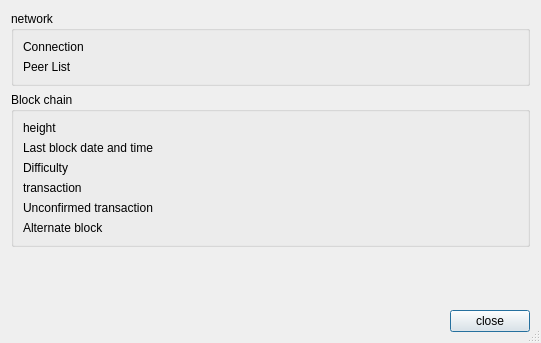
<?xml version="1.0" encoding="UTF-8"?>
<ui version="4.0">
 <class>InfoDialog</class>
 <widget class="QDialog" name="InfoDialog">
  <property name="windowModality">
   <enum>Qt::NonModal</enum>
  </property>
  <property name="geometry">
   <rect>
    <x>0</x>
    <y>0</y>
    <width>541</width>
    <height>343</height>
   </rect>
  </property>
  <property name="windowTitle">
   <string>情報</string>
  </property>
  <property name="sizeGripEnabled">
   <bool>true</bool>
  </property>
  <property name="modal">
   <bool>false</bool>
  </property>
  <layout class="QVBoxLayout" name="verticalLayout">
   <item>
    <widget class="QGroupBox" name="groupBox">
     <property name="title">
      <string>network</string>
     </property>
     <layout class="QGridLayout" name="gridLayout">
      <item row="0" column="0">
       <widget class="QLabel" name="label">
        <property name="minimumSize">
         <size>
          <width>150</width>
          <height>0</height>
         </size>
        </property>
        <property name="text">
         <string>Connection</string>
        </property>
       </widget>
      </item>
      <item row="0" column="1">
       <widget class="QLabel" name="m_connections">
        <property name="text">
         <string/>
        </property>
       </widget>
      </item>
      <item row="1" column="0">
       <widget class="QLabel" name="label_7">
        <property name="minimumSize">
         <size>
          <width>150</width>
          <height>0</height>
         </size>
        </property>
        <property name="text">
         <string>Peer List</string>
        </property>
       </widget>
      </item>
      <item row="1" column="1">
       <widget class="QLabel" name="m_peerList">
        <property name="text">
         <string/>
        </property>
       </widget>
      </item>
     </layout>
    </widget>
   </item>
   <item>
    <widget class="QGroupBox" name="groupBox_2">
     <property name="title">
      <string>Block chain</string>
     </property>
     <layout class="QGridLayout" name="gridLayout_2">
      <item row="0" column="0">
       <widget class="QLabel" name="label_2">
        <property name="minimumSize">
         <size>
          <width>150</width>
          <height>0</height>
         </size>
        </property>
        <property name="text">
         <string>height</string>
        </property>
       </widget>
      </item>
      <item row="0" column="1">
       <widget class="QLabel" name="m_height">
        <property name="text">
         <string/>
        </property>
       </widget>
      </item>
      <item row="1" column="0">
       <widget class="QLabel" name="label_8">
        <property name="minimumSize">
         <size>
          <width>150</width>
          <height>0</height>
         </size>
        </property>
        <property name="text">
         <string>Last block date and time</string>
        </property>
       </widget>
      </item>
      <item row="1" column="1">
       <widget class="QLabel" name="m_blockTime">
        <property name="text">
         <string/>
        </property>
       </widget>
      </item>
      <item row="2" column="0">
       <widget class="QLabel" name="label_3">
        <property name="minimumSize">
         <size>
          <width>150</width>
          <height>0</height>
         </size>
        </property>
        <property name="text">
         <string>Difficulty</string>
        </property>
       </widget>
      </item>
      <item row="2" column="1">
       <widget class="QLabel" name="m_difficulty">
        <property name="text">
         <string/>
        </property>
       </widget>
      </item>
      <item row="3" column="0">
       <widget class="QLabel" name="label_4">
        <property name="minimumSize">
         <size>
          <width>150</width>
          <height>0</height>
         </size>
        </property>
        <property name="text">
         <string>transaction</string>
        </property>
       </widget>
      </item>
      <item row="3" column="1">
       <widget class="QLabel" name="m_txCount">
        <property name="text">
         <string/>
        </property>
       </widget>
      </item>
      <item row="4" column="0">
       <widget class="QLabel" name="label_5">
        <property name="minimumSize">
         <size>
          <width>150</width>
          <height>0</height>
         </size>
        </property>
        <property name="text">
         <string>Unconfirmed transaction</string>
        </property>
       </widget>
      </item>
      <item row="4" column="1">
       <widget class="QLabel" name="m_txPoolSize">
        <property name="text">
         <string/>
        </property>
       </widget>
      </item>
      <item row="5" column="0">
       <widget class="QLabel" name="label_6">
        <property name="minimumSize">
         <size>
          <width>150</width>
          <height>0</height>
         </size>
        </property>
        <property name="text">
         <string>Alternate block</string>
        </property>
       </widget>
      </item>
      <item row="5" column="1">
       <widget class="QLabel" name="m_altBlocksCount">
        <property name="text">
         <string/>
        </property>
       </widget>
      </item>
     </layout>
    </widget>
   </item>
   <item>
    <spacer name="verticalSpacer">
     <property name="orientation">
      <enum>Qt::Vertical</enum>
     </property>
     <property name="sizeHint" stdset="0">
      <size>
       <width>20</width>
       <height>82</height>
      </size>
     </property>
    </spacer>
   </item>
   <item>
    <layout class="QHBoxLayout" name="horizontalLayout_2">
     <item>
      <spacer name="horizontalSpacer">
       <property name="orientation">
        <enum>Qt::Horizontal</enum>
       </property>
       <property name="sizeHint" stdset="0">
        <size>
         <width>40</width>
         <height>20</height>
        </size>
       </property>
      </spacer>
     </item>
     <item>
      <widget class="QPushButton" name="m_okButton">
       <property name="text">
        <string>close</string>
       </property>
      </widget>
     </item>
    </layout>
   </item>
  </layout>
 </widget>
 <resources/>
 <connections>
  <connection>
   <sender>m_okButton</sender>
   <signal>clicked()</signal>
   <receiver>InfoDialog</receiver>
   <slot>close()</slot>
   <hints>
    <hint type="sourcelabel">
     <x>500</x>
     <y>62</y>
    </hint>
    <hint type="destinationlabel">
     <x>276</x>
     <y>44</y>
    </hint>
   </hints>
  </connection>
 </connections>
</ui>
